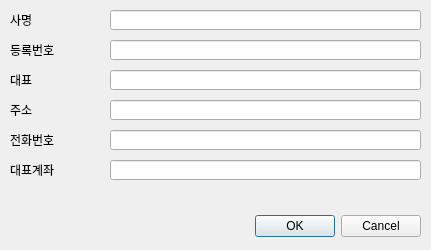
<?xml version="1.0" encoding="UTF-8"?>
<ui version="4.0">
 <class>DialogNewCompany</class>
 <widget class="QDialog" name="DialogNewCompany">
  <property name="geometry">
   <rect>
    <x>0</x>
    <y>0</y>
    <width>431</width>
    <height>250</height>
   </rect>
  </property>
  <property name="windowTitle">
   <string>Dialog</string>
  </property>
  <widget class="QDialogButtonBox" name="buttonBox">
   <property name="geometry">
    <rect>
     <x>80</x>
     <y>210</y>
     <width>341</width>
     <height>32</height>
    </rect>
   </property>
   <property name="orientation">
    <enum>Qt::Horizontal</enum>
   </property>
   <property name="standardButtons">
    <set>QDialogButtonBox::Cancel|QDialogButtonBox::Ok</set>
   </property>
  </widget>
  <widget class="QLabel" name="label">
   <property name="geometry">
    <rect>
     <x>10</x>
     <y>10</y>
     <width>91</width>
     <height>20</height>
    </rect>
   </property>
   <property name="text">
    <string>사명</string>
   </property>
  </widget>
  <widget class="QLineEdit" name="lineEdit_companyName">
   <property name="geometry">
    <rect>
     <x>110</x>
     <y>10</y>
     <width>311</width>
     <height>20</height>
    </rect>
   </property>
  </widget>
  <widget class="QLineEdit" name="lineEdit_companyBlNum">
   <property name="geometry">
    <rect>
     <x>110</x>
     <y>40</y>
     <width>311</width>
     <height>20</height>
    </rect>
   </property>
  </widget>
  <widget class="QLabel" name="label_2">
   <property name="geometry">
    <rect>
     <x>10</x>
     <y>40</y>
     <width>91</width>
     <height>20</height>
    </rect>
   </property>
   <property name="text">
    <string>등록번호</string>
   </property>
  </widget>
  <widget class="QLabel" name="label_3">
   <property name="geometry">
    <rect>
     <x>10</x>
     <y>70</y>
     <width>91</width>
     <height>20</height>
    </rect>
   </property>
   <property name="text">
    <string>대표</string>
   </property>
  </widget>
  <widget class="QLineEdit" name="lineEdit_companyOwner">
   <property name="geometry">
    <rect>
     <x>110</x>
     <y>70</y>
     <width>311</width>
     <height>20</height>
    </rect>
   </property>
  </widget>
  <widget class="QLabel" name="label_4">
   <property name="geometry">
    <rect>
     <x>10</x>
     <y>130</y>
     <width>91</width>
     <height>20</height>
    </rect>
   </property>
   <property name="text">
    <string>전화번호</string>
   </property>
  </widget>
  <widget class="QLabel" name="label_5">
   <property name="geometry">
    <rect>
     <x>10</x>
     <y>160</y>
     <width>91</width>
     <height>20</height>
    </rect>
   </property>
   <property name="text">
    <string>대표계좌</string>
   </property>
  </widget>
  <widget class="QLineEdit" name="lineEdit_companyAddress">
   <property name="geometry">
    <rect>
     <x>110</x>
     <y>100</y>
     <width>311</width>
     <height>20</height>
    </rect>
   </property>
  </widget>
  <widget class="QLineEdit" name="lineEdit_companyPhoneNum">
   <property name="geometry">
    <rect>
     <x>110</x>
     <y>130</y>
     <width>311</width>
     <height>20</height>
    </rect>
   </property>
  </widget>
  <widget class="QLineEdit" name="lineEdit_companyAccount">
   <property name="geometry">
    <rect>
     <x>110</x>
     <y>160</y>
     <width>311</width>
     <height>20</height>
    </rect>
   </property>
  </widget>
  <widget class="QLabel" name="label_6">
   <property name="geometry">
    <rect>
     <x>10</x>
     <y>100</y>
     <width>91</width>
     <height>20</height>
    </rect>
   </property>
   <property name="text">
    <string>주소</string>
   </property>
  </widget>
 </widget>
 <resources/>
 <connections>
  <connection>
   <sender>buttonBox</sender>
   <signal>accepted()</signal>
   <receiver>DialogNewCompany</receiver>
   <slot>accept()</slot>
   <hints>
    <hint type="sourcelabel">
     <x>248</x>
     <y>254</y>
    </hint>
    <hint type="destinationlabel">
     <x>157</x>
     <y>274</y>
    </hint>
   </hints>
  </connection>
  <connection>
   <sender>buttonBox</sender>
   <signal>rejected()</signal>
   <receiver>DialogNewCompany</receiver>
   <slot>reject()</slot>
   <hints>
    <hint type="sourcelabel">
     <x>316</x>
     <y>260</y>
    </hint>
    <hint type="destinationlabel">
     <x>286</x>
     <y>274</y>
    </hint>
   </hints>
  </connection>
 </connections>
</ui>
